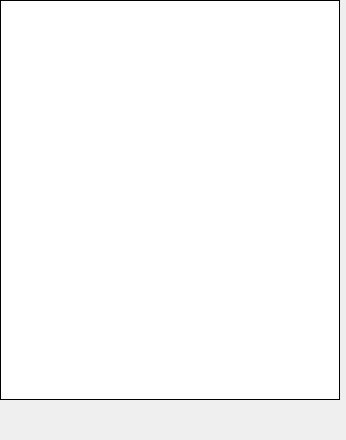
        <widget class="QWidget" name="Page3_Functional">
         <layout class="QHBoxLayout" name="horizontalLayout_7" stretch="0,0">
          <property name="leftMargin">
           <number>0</number>
          </property>
          <property name="topMargin">
           <number>0</number>
          </property>
          <property name="rightMargin">
           <number>0</number>
          </property>
          <property name="bottomMargin">
           <number>0</number>
          </property>
          <item>
           <layout class="QVBoxLayout" name="FunctionalLeftLayout">
            <property name="spacing">
             <number>6</number>
            </property>
            <property name="sizeConstraint">
             <enum>QLayout::SetDefaultConstraint</enum>
            </property>
            <item>
             <widget class="QTreeWidget" name="Functional_list">
              <property name="sizePolicy">
               <sizepolicy hsizetype="Fixed" vsizetype="Fixed">
                <horstretch>0</horstretch>
                <verstretch>0</verstretch>
               </sizepolicy>
              </property>
              <property name="minimumSize">
               <size>
                <width>340</width>
                <height>400</height>
               </size>
              </property>
              <property name="maximumSize">
               <size>
                <width>340</width>
                <height>400</height>
               </size>
              </property>
              <property name="frameShape">
               <enum>QFrame::Box</enum>
              </property>
              <property name="frameShadow">
               <enum>QFrame::Plain</enum>
              </property>
              <property name="lineWidth">
               <number>1</number>
              </property>
              <property name="horizontalScrollBarPolicy">
               <enum>Qt::ScrollBarAsNeeded</enum>
              </property>
              <property name="showDropIndicator" stdset="0">
               <bool>false</bool>
              </property>
              <property name="indentation">
               <number>10</number>
              </property>
              <property name="itemsExpandable">
               <bool>true</bool>
              </property>
              <property name="headerHidden">
               <bool>true</bool>
              </property>
              <property name="columnCount">
               <number>1</number>
              </property>
              <attribute name="headerVisible">
               <bool>false</bool>
              </attribute>
              <column>
               <property name="text">
                <string notr="true">1</string>
               </property>
              </column>
             </widget>
            </item>
            <item>
             <spacer name="verticalSpacer">
              <property name="orientation">
               <enum>Qt::Vertical</enum>
              </property>
              <property name="sizeHint" stdset="0">
               <size>
                <width>20</width>
                <height>40</height>
               </size>
              </property>
             </spacer>
            </item>
           </layout>
          </item>
          <item>
           <widget class="QStackedWidget" name="Functional_MainWidget">
            <widget class="QWidget" name="default"/>
            <widget class="QWidget" name="default"/>
           </widget>
          </item>
         </layout>
        </widget>
